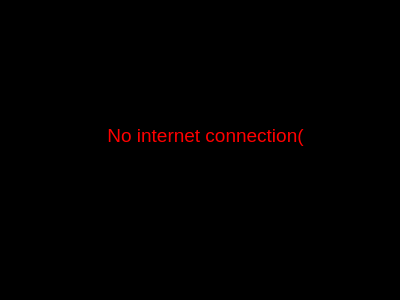
<?xml version="1.0" encoding="UTF-8"?>
<ui version="4.0">
 <class>Dialog</class>
 <widget class="QDialog" name="Dialog">
  <property name="geometry">
   <rect>
    <x>0</x>
    <y>0</y>
    <width>400</width>
    <height>300</height>
   </rect>
  </property>
  <property name="windowTitle">
   <string>Dialog</string>
  </property>
  <property name="styleSheet">
   <string notr="true">background-color: rgb(0, 0, 0);</string>
  </property>
  <widget class="QLabel" name="label">
   <property name="geometry">
    <rect>
     <x>40</x>
     <y>110</y>
     <width>331</width>
     <height>51</height>
    </rect>
   </property>
   <property name="font">
    <font>
     <pointsize>14</pointsize>
    </font>
   </property>
   <property name="styleSheet">
    <string notr="true">color: rgb(255, 0, 0);</string>
   </property>
   <property name="text">
    <string>No internet connection(</string>
   </property>
   <property name="alignment">
    <set>Qt::AlignCenter</set>
   </property>
  </widget>
 </widget>
 <resources/>
 <connections/>
</ui>
